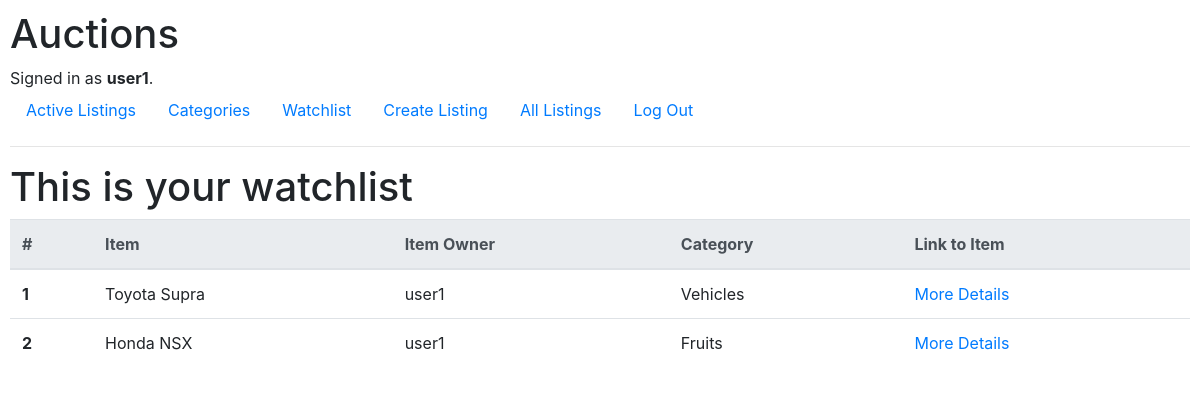
/view_watchlist (signed in), run on an earlier commit of the app's database.
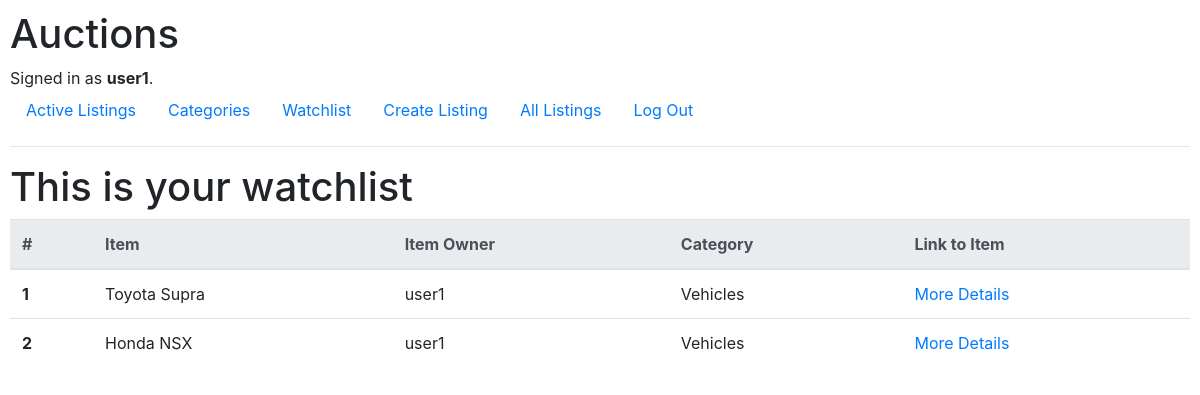
And on a later commit of the database.
### auctions/models.py (models this page shows, shortened)
class Auction(models.Model):
    item_name = models.CharField(max_length=64)
    item_category = models.ForeignKey(Category, on_delete=models.PROTECT, db_column="category")
    item_owner = models.ForeignKey(User, on_delete=models.CASCADE)
    item_image_url = models.URLField(max_length=256)
    item_starting_bid = models.DecimalField(max_digits=9, decimal_places=2)
    item_description = models.CharField(max_length=255)
    item_is_active = models.BooleanField(default=True)
    users_watching = models.ManyToManyField(User, blank=True, related_name='watching') # Call by (User obj).watching.all()

class Category(models.Model):
    category = models.CharField(max_length=64)
    def __str__(self):
        return f"{self.category}"

class User(AbstractUser):
    def __str__(self):
        return f"{self.username}"

### auctions/views.py (the view)
# urls.py: path("view_watchlist", views.view_watchlist, name='view_watchlist'),
@login_required(login_url='/login')
def view_watchlist(request):
    if request.method == 'GET':
        username = request.user.username
        this_user = User.objects.get(username=username)
        items_user_watching = Auction.objects.filter(users_watching = this_user)
        return render(request, "auctions/view_watchlist.html", {
            "listings": items_user_watching
        })

### auctions/templates/auctions/view_watchlist.html
{% extends "auctions/layout.html" %}
{% block body %}
    <h1>This is your watchlist</h1>
      <table class="table">
        <thead class="thead-light">
          <tr>
            <th scope="col">#</th>
            <th scope="col">Item</th>
            <th scope="col">Item Owner</th>
            <th scope="col">Category</th>
            <th scope="col">Link to Item </th>
          </tr>
        </thead>
        <tbody>
            {% for listing in listings %}
            <tr>
                <th scope="row">{{ forloop.counter }}</th>
                <td>{{ listing.item_name }}</td>
                <td>{{ listing.item_owner }}</td>
                <td>{{ listing.item_category }}</td>
                <td><a href="{% url 'show_listing' listing.id %}">More Details</a></td>
              </tr>
            {% empty %}
            There are no listings in your watchlist at the moment.
            {% endfor %}
{% endblock %}

What changed in the data, as far as the page shows it:
changed Auction "Honda NSX": item_category "Fruits" → "Vehicles"
